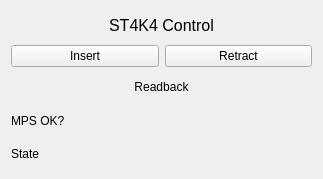
<?xml version="1.0" encoding="UTF-8"?>
<ui version="4.0">
 <class>Form</class>
 <widget class="QWidget" name="Form">
  <property name="geometry">
   <rect>
    <x>0</x>
    <y>0</y>
    <width>323</width>
    <height>179</height>
   </rect>
  </property>
  <property name="windowTitle">
   <string>Form</string>
  </property>
  <layout class="QVBoxLayout" name="verticalLayout_2">
   <item>
    <layout class="QVBoxLayout" name="verticalLayout">
     <item>
      <widget class="PyDMLabel" name="PyDMLabel">
       <property name="font">
        <font>
         <pointsize>12</pointsize>
        </font>
       </property>
       <property name="toolTip">
        <string/>
       </property>
       <property name="text">
        <string>ST4K4 Control</string>
       </property>
       <property name="alignment">
        <set>Qt::AlignCenter</set>
       </property>
      </widget>
     </item>
     <item>
      <layout class="QHBoxLayout" name="horizontalLayout">
       <item>
        <widget class="PyDMPushButton" name="PyDMPushButton">
         <property name="toolTip">
          <string/>
         </property>
         <property name="text">
          <string>Insert</string>
         </property>
         <property name="channel" stdset="0">
          <string>ca://ST4K4:TMO_TERM:CMD:OUT</string>
         </property>
         <property name="pressValue" stdset="0">
          <string>0</string>
         </property>
        </widget>
       </item>
       <item>
        <widget class="PyDMPushButton" name="PyDMPushButton_2">
         <property name="toolTip">
          <string/>
         </property>
         <property name="text">
          <string>Retract</string>
         </property>
         <property name="channel" stdset="0">
          <string>ca://ST4K4:TMO_TERM:CMD:OUT</string>
         </property>
         <property name="pressValue" stdset="0">
          <string>1</string>
         </property>
        </widget>
       </item>
      </layout>
     </item>
     <item>
      <widget class="PyDMLabel" name="PyDMLabel_2">
       <property name="toolTip">
        <string/>
       </property>
       <property name="text">
        <string>Readback</string>
       </property>
       <property name="alignment">
        <set>Qt::AlignCenter</set>
       </property>
      </widget>
     </item>
     <item>
      <layout class="QHBoxLayout" name="horizontalLayout_2">
       <item>
        <widget class="PyDMLabel" name="PyDMLabel_3">
         <property name="toolTip">
          <string/>
         </property>
         <property name="text">
          <string>MPS OK?</string>
         </property>
        </widget>
       </item>
       <item>
        <widget class="PyDMLabel" name="PyDMLabel_4">
         <property name="toolTip">
          <string/>
         </property>
         <property name="channel" stdset="0">
          <string>ca://ST4K4:TMO_TERM:MPS_OK</string>
         </property>
        </widget>
       </item>
      </layout>
     </item>
     <item>
      <layout class="QHBoxLayout" name="horizontalLayout_3">
       <item>
        <widget class="PyDMLabel" name="PyDMLabel_5">
         <property name="toolTip">
          <string/>
         </property>
         <property name="text">
          <string>State</string>
         </property>
        </widget>
       </item>
       <item>
        <widget class="PyDMLabel" name="PyDMLabel_6">
         <property name="toolTip">
          <string/>
         </property>
         <property name="channel" stdset="0">
          <string>ca://ST4K4:TMO_TERM:nPositionState_RBV</string>
         </property>
        </widget>
       </item>
      </layout>
     </item>
    </layout>
   </item>
  </layout>
 </widget>
 <customwidgets>
  <customwidget>
   <class>PyDMLabel</class>
   <extends>QLabel</extends>
   <header>pydm.widgets.label</header>
  </customwidget>
  <customwidget>
   <class>PyDMPushButton</class>
   <extends>QPushButton</extends>
   <header>pydm.widgets.pushbutton</header>
  </customwidget>
 </customwidgets>
 <resources/>
 <connections/>
</ui>
